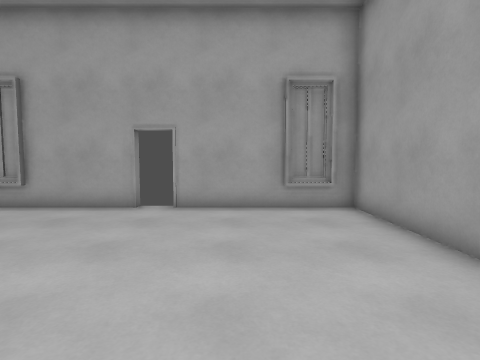
View 1 (above)

12 first-person views from a walk through a 3-D level made in the Godot game engine. The camera is 1.4 m above the floor, tilts 4° down and sees 80° across. The floor is counted in squares, 1 m on a side. Each view is taken from the middle of a square. On the plan, view 1 faces up. The plan holds only what a view shows up to about 14 squares ahead; the rest is blank.

View 2
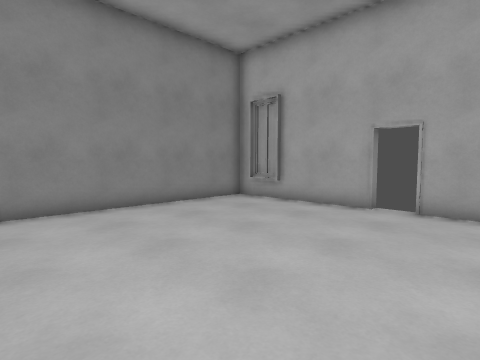

View 3
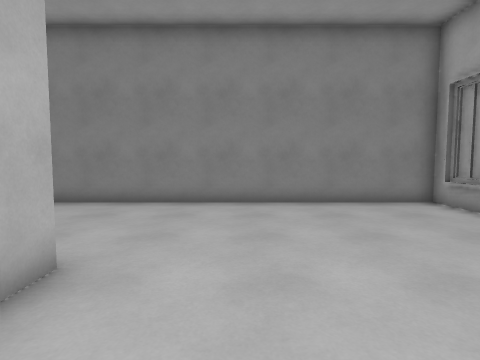

View 4
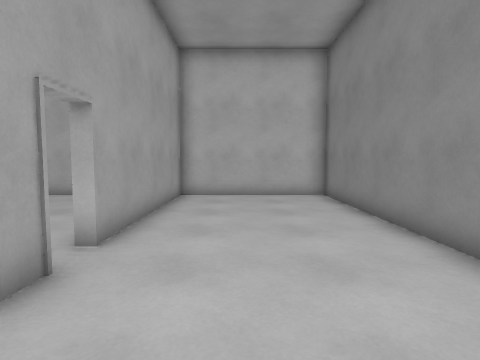

View 5
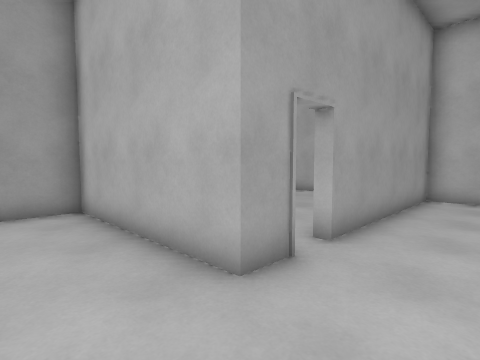

View 6
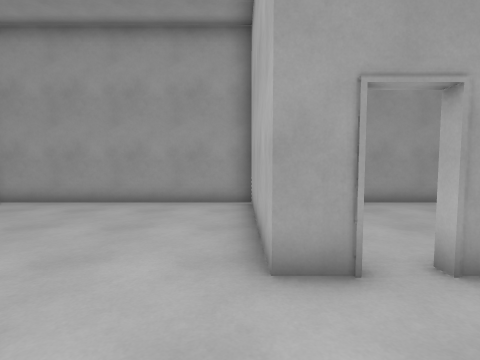

View 7
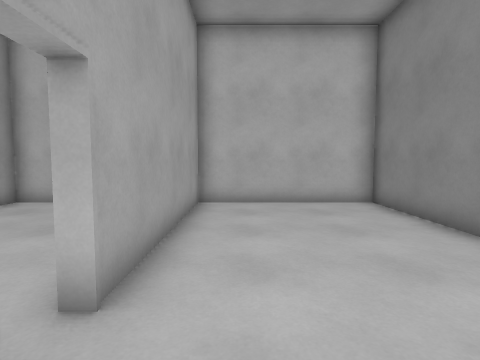

View 8
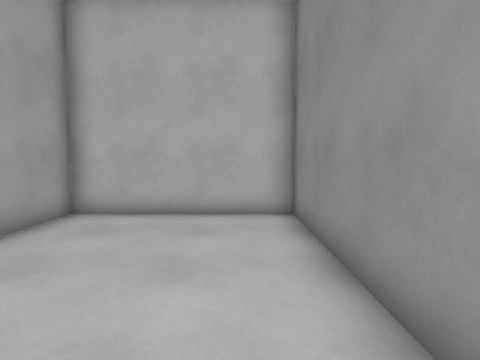

View 9
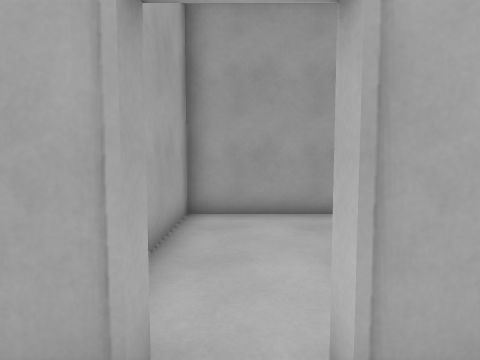

View 10
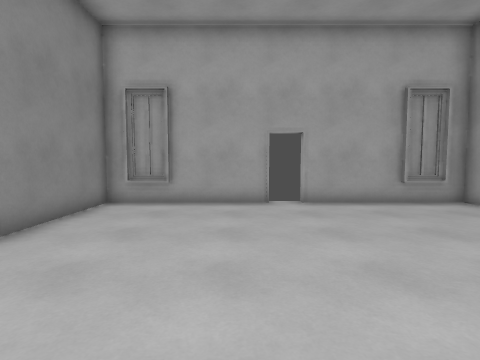

View 11
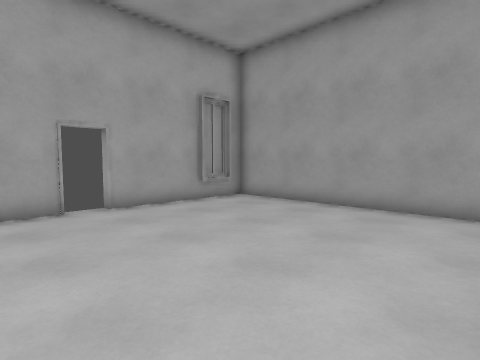

View 12
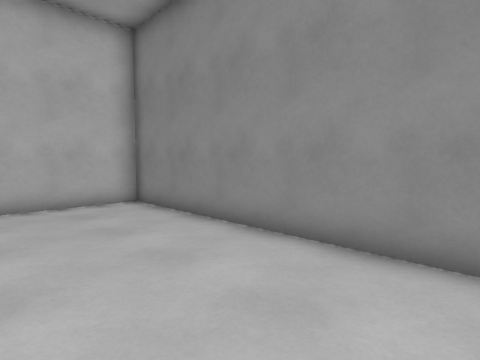

### Floor plan
Points are (right, up) in squares from view 1. A wall is a line through its corners. A room is listed if a view was taken in it or the views show most of it. See-through windows are left out.
Room 1 (views 1, 2, 3, 4, 5, 6, 7, 9, 10, 11, 12)
walls: (-2.2, -1.5) (-2.6, -1.5) (-2.6, -0.4) (3.4, -0.4); (-3, 8.4) (-8.4, 8.4) (-8.4, -9.4) (-2, -9.4); (-6.2, 8.2) (-7.8, 8.2); (3.4, -1) (3.4, 8.4) (-1.9, 8.4); (2.8, 8.2) (1.2, 8.2); (-2.6, -9.4) (-2.6, -2.6)
ways out: opening at (-2, -2) to room 2; gap at (-2.5, 9)
Room 2 (view 8)
walls: (-2.4, -3.5) (-2.4, -9.4); (-2.6, -2.6) (-2.2, -2.6); (3.4, -0.6) (0.1, -0.6); (-2, -9.4) (3.4, -9.4) (3.4, -1)
ways out: opening at (-2, -2) to room 1

Where each view was taken, in squares from view 1:
view 1: 0 up, 0 right, facing up
view 2: 0 up, 0 right, facing up-left
view 3: 2 up, 1 right, facing left
view 4: 2 up, 5 left, facing down
view 5: 2 up, 5 left, facing down-right
view 6: 0 up, 6 left, facing right
view 7: 0 up, 4 left, facing down
view 8: 2 down, 1 left, facing down
view 9: 2 down, 4 left, facing right
view 10: 1 down, 4 left, facing up
view 11: 0 up, 5 left, facing up-right
view 12: 0 up, 4 left, facing down-left
